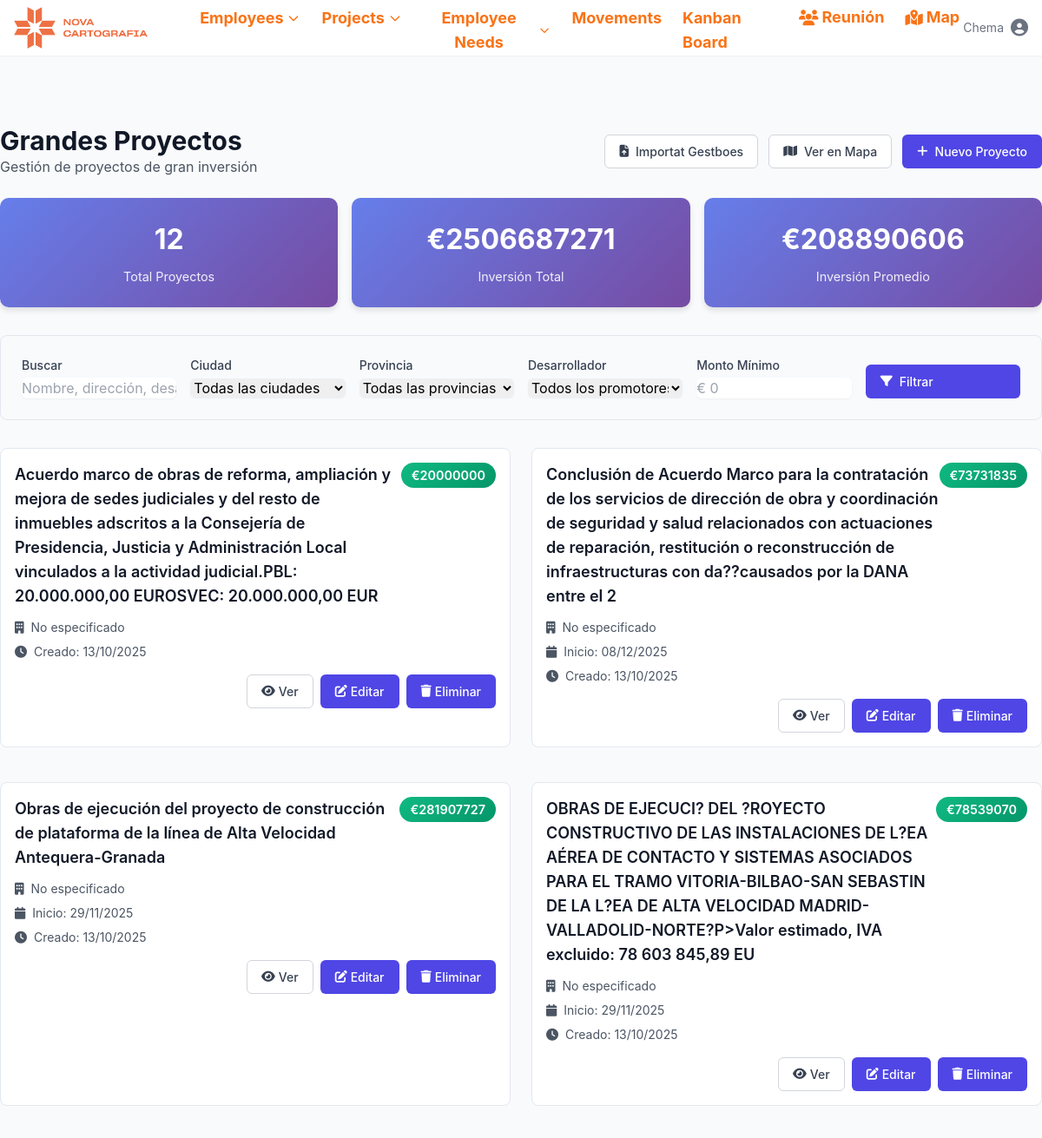
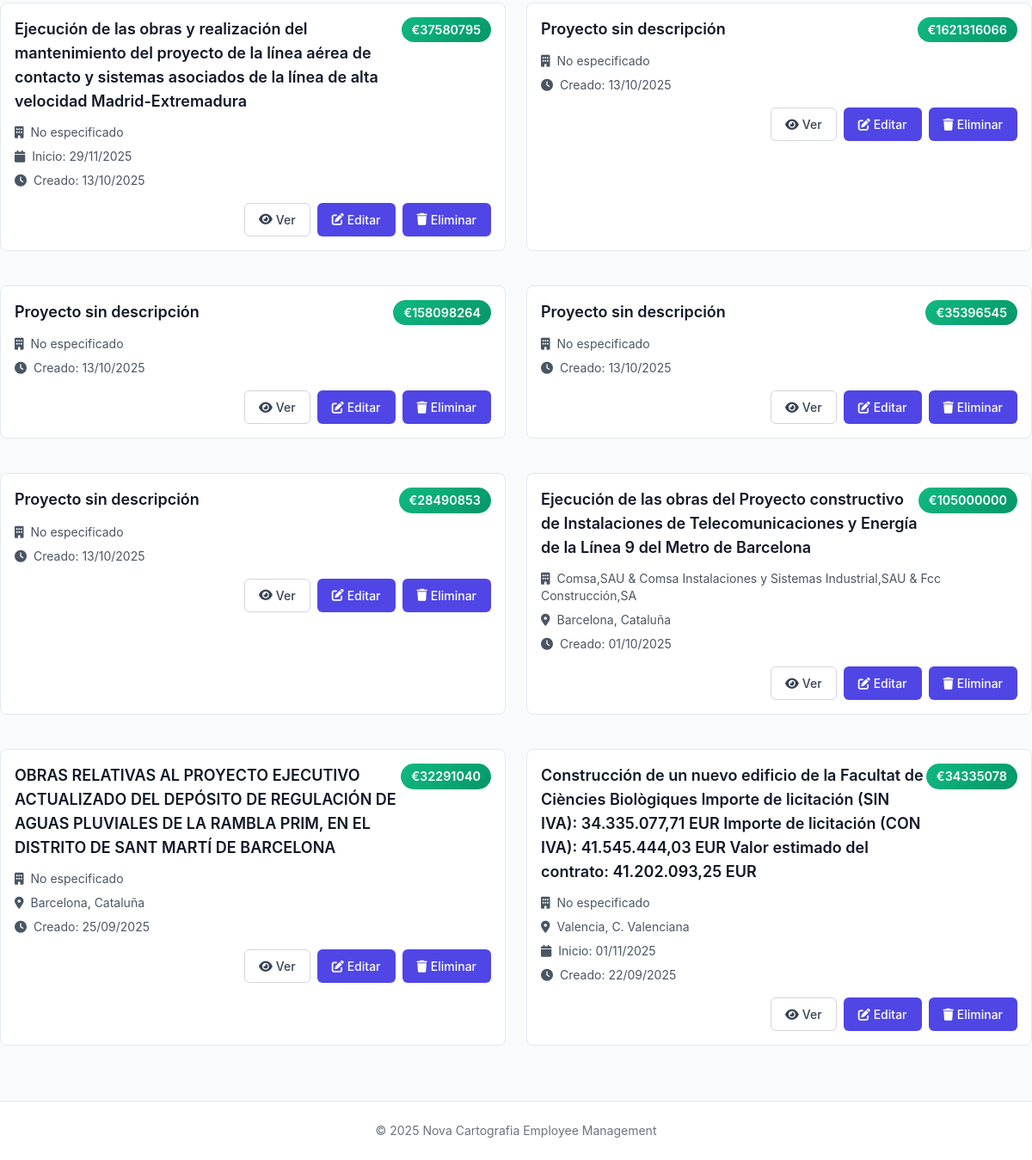
Screenshot of /maps/big-projects/ (signed in) with the database file from the repository (2 pictures, top to bottom).
### project_maps/models.py (models this page shows, shortened)
class BigProjectLocation(models.Model):
    name = models.CharField(max_length=255, verbose_name="Nombre del Proyecto")
    amount = models.DecimalField(
        max_digits=12,
        decimal_places=2,
        verbose_name="Importe",
        help_text="Importe en euros"
    )
    developer = models.CharField(
        max_length=255,
        verbose_name="Desarrollador/Constructor",
        blank=True,
        null=True
    )
    address = models.TextField(verbose_name="Dirección", blank=True, null=True)
    city = models.CharField(max_length=100, verbose_name="Ciudad", blank=True, null=True)
    province = models.CharField(max_length=100, verbose_name="Provincia", blank=True, null=True)
    country = models.CharField(
        max_length=100,
        verbose_name="País",
        default="España"
    )
    latitude = models.FloatField(verbose_name="Latitud")
    longitude = models.FloatField(verbose_name="Longitud")
    start_date = models.DateField(
        verbose_name="Fecha de Inicio",
        blank=True,
        null=True
    )
    description = models.TextField(
        verbose_name="Descripción",
        blank=True,
        null=True
    )
    created_at = models.DateTimeField(auto_now_add=True, verbose_name="Creado en")
    updated_at = models.DateTimeField(auto_now=True, verbose_name="Actualizado en")
    class Meta:
        verbose_name = "Gran Proyecto"
        verbose_name_plural = "Grandes Proyectos"
        ordering = ['-amount', 'name']
        db_table = 'project_maps_bigprojectlocation'

### project_maps/views.py (the view)
# urls.py: path('big-projects/', views.big_project_list, name='big_project_list'),
@login_required
def big_project_list(request):
    search_query = request.GET.get('search', '')
    city_filter = request.GET.get('city', '')
    province_filter = request.GET.get('province', '')
    developer_filter = request.GET.get('developer', '')
    min_amount = request.GET.get('min_amount', '')
    max_amount = request.GET.get('max_amount', '')
    queryset = BigProjectLocation.objects.all().order_by('-created_at')
    if search_query:
        queryset = queryset.filter(
            Q(name__icontains=search_query) |
            Q(address__icontains=search_query) |
            Q(developer__icontains=search_query)
        )
    if city_filter:
        queryset = queryset.filter(city__icontains=city_filter)
    if province_filter:
        queryset = queryset.filter(province__icontains=province_filter)
    if developer_filter:
        queryset = queryset.filter(developer__icontains=developer_filter)
    if min_amount:
        try:
            queryset = queryset.filter(amount__gte=float(min_amount))
        except ValueError:
            pass
    if max_amount:
        try:
            queryset = queryset.filter(amount__lte=float(max_amount))
        except ValueError:
            pass
    stats = queryset.aggregate(
        total_projects=Count('id'),
        total_amount=Sum('amount'),
        avg_amount=Avg('amount'),
    )
    paginator = Paginator(queryset, 12)  # 12 proyectos por página
    page_number = request.GET.get('page')
    page_obj = paginator.get_page(page_number)
    cities = BigProjectLocation.objects.values_list('city', flat=True).distinct().exclude(city__isnull=True).exclude(city='')
    provinces = BigProjectLocation.objects.values_list('province', flat=True).distinct().exclude(province__isnull=True).exclude(province='')
    developers = BigProjectLocation.objects.values_list('developer', flat=True).distinct().exclude(developer__isnull=True).exclude(developer='')
    context = {
        'big_projects': page_obj,
        'stats': stats,
        'search_query': search_query,
        'city_filter': city_filter,
        'province_filter': province_filter,
        'developer_filter': developer_filter,
        'min_amount': min_amount,
        'max_amount': max_amount,
        'cities': sorted([city for city in cities if city]),
        'provinces': sorted([province for province in provinces if province]),
        'developers': sorted([developer for developer in developers if developer]),
        'page_obj': page_obj,
    }
    return render(request, 'project_maps/big_project_list.html', context)

### templates/project_maps/big_project_list.html (shortened to what this page needs)
{% extends 'base.html' %}
{% load static %}
{% block content %}
<div class="container mx-auto px-4 py-6">
    <div class="flex justify-between items-center mb-6">
        <div>
            <h1 class="text-3xl font-bold text-gray-900">Grandes Proyectos</h1>
            <p class="text-gray-600">Gestión de proyectos de gran inversión</p>
        </div>
        <div class="flex space-x-3">
            <a href="{% url 'import_adjudicaciones' %}" class="btn btn-secondary">
                <i class="fas fa-file-arrow-up mr-2"></i>Importat Gestboes
            </a>
            <a href="{% url 'project_map' %}" class="btn btn-secondary">
                <i class="fas fa-map mr-2"></i>Ver en Mapa
            </a>
            <a href="{% url 'big_project_create' %}" class="btn btn-primary">
                <i class="fas fa-plus mr-2"></i>Nuevo Proyecto
            </a>
        </div>
    </div>
    <div class="stats-grid">
        <div class="stat-card">
            <div class="stat-number">{{ stats.total_projects|default:0 }}</div>
            <div class="stat-label">Total Proyectos</div>
        </div>
        <div class="stat-card">
            <div class="stat-number">€{{ stats.total_amount|floatformat:0|default:"0" }}</div>
            <div class="stat-label">Inversión Total</div>
        </div>
        <div class="stat-card">
            <div class="stat-number">€{{ stats.avg_amount|floatformat:0|default:"0" }}</div>
            <div class="stat-label">Inversión Promedio</div>
        </div>
    </div>
    <div class="filter-section">
        <form method="GET" class="grid grid-cols-1 md:grid-cols-3 lg:grid-cols-6 gap-4">
            <div>
                <label class="block text-sm font-medium text-gray-700 mb-1">Buscar</label>
                <input type="text" name="search" value="{{ search_query }}"
                       placeholder="Nombre, dirección, desarrollador..."
                       class="w-full rounded-md border-gray-300 shadow-sm focus:border-indigo-300 focus:ring focus:ring-indigo-200">
            </div>
            <div>
                <label class="block text-sm font-medium text-gray-700 mb-1">Ciudad</label>
                <select name="city" class="w-full rounded-md border-gray-300 shadow-sm focus:border-indigo-300 focus:ring focus:ring-indigo-200">
                    <option value="">Todas las ciudades</option>
                </select>
            </div>
            <div>
                <label class="block text-sm font-medium text-gray-700 mb-1">Provincia</label>
                <select name="province" class="w-full rounded-md border-gray-300 shadow-sm focus:border-indigo-300 focus:ring focus:ring-indigo-200">
                    <option value="">Todas las provincias</option>
                </select>
            </div>
            <div>
                <label class="block text-sm font-medium text-gray-700 mb-1">Desarrollador</label>
                <select name="developer" class="w-full rounded-md border-gray-300 shadow-sm focus:border-indigo-300 focus:ring focus:ring-indigo-200">
                    <option value="">Todos los promotores</option>
                </select>
            </div>
            <div>
                <label class="block text-sm font-medium text-gray-700 mb-1">Monto Mínimo</label>
                <input type="number" name="min_amount" value="{{ min_amount }}" step="1000"
                       placeholder="€ 0"
                       class="w-full rounded-md border-gray-300 shadow-sm focus:border-indigo-300 focus:ring focus:ring-indigo-200">
            </div>
            <div class="flex items-end">
                <button type="submit" class="w-full btn btn-primary">
                    <i class="fas fa-filter mr-2"></i>Filtrar
                </button>
            </div>
        </form>
    </div>
    <div class="grid grid-cols-1 lg:grid-cols-2 gap-6">
        {% for project in big_projects %}
            <div class="project-card bg-white">
                <div class="flex justify-between items-start mb-3">
                    <h3 class="text-lg font-semibold text-gray-900">
                        <a href="{% url 'big_project_detail' project.pk %}" class="hover:text-indigo-600">
                            {{ project.name }}
                        </a>
                    </h3>
                    <span class="amount-badge">€{{ project.amount|floatformat:0 }}</span>
                </div>
                <div class="space-y-2 text-sm text-gray-600">
                    {% if project.developer %}
                        <div><i class="fas fa-building mr-2"></i>{{ project.developer }}</div>
                    {% endif %}
                    {% if project.city or project.province %}
                        <div><i class="fas fa-map-marker-alt mr-2"></i>{{ project.city|default:"" }}{% if project.city and project.province %}, {% endif %}{{ project.province|default:"" }}</div>
                    {% endif %}
                    {% if project.start_date %}
                        <div><i class="fas fa-calendar mr-2"></i>Inicio: {{ project.start_date|date:"d/m/Y" }}</div>
                    {% endif %}
                    <div><i class="fas fa-clock mr-2"></i>Creado: {{ project.created_at|date:"d/m/Y" }}</div>
                </div>
                <div class="mt-4 flex justify-end space-x-2">
                    <a href="{% url 'big_project_detail' project.pk %}" class="btn btn-sm btn-secondary">
                        <i class="fas fa-eye mr-1"></i>Ver
                    </a>
                    <a href="{% url 'big_project_edit' project.pk %}" class="btn btn-sm btn-primary">
                        <i class="fas fa-edit mr-1"></i>Editar
                    </a>
                    <a href="{% url 'big_project_delete' project.pk %}" class="btn btn-sm btn-primary">
                        <i class="fas fa-trash mr-1"></i>Eliminar
                    </a>
                </div>
            </div>
        {% endfor %}
    </div>
</div>
{% endblock %}

### templates/base.html (shortened to what this page needs)
<!DOCTYPE html>
<html lang="en">
    <head>
        {% load static %}
        <link rel="stylesheet" href="{% static 'css/output.css' %}?v=20251017125836">
        <link rel="stylesheet" href="https://cdnjs.cloudflare.com/ajax/libs/font-awesome/6.4.0/css/all.min.css">
        {% load static %}
        <link rel="stylesheet" href="{% static 'css/base.css' %}">
    </head>
    <body class="bg-gray-50 min-h-screen flex flex-col ">
        <nav class="bg-white shadow-sm">
            <div class="max-w-7xl mx-auto px-4">
                <div class="flex justify-between h-16">
                    <div class="flex items-center">
                        <div class="flex-shrink-0 mr-4 order-first">
                            {% load static %}
                            <img src="{% static 'images/952.png' %}" alt="Nova Workers Logo" class="h-12 w-auto">
                        </div>
                        <div class="hidden md:block">
                            <div class="ml-10 flex items-baseline space-x-4">
                                <div class="relative dropdown-container">
                                    <button class="dropdown-toggle text-orange-500 hover:text-orange-700 border-transparent inline-flex items-center px-1 pt-1 text-lg font-bold">
                                        <span>Employees</span>
                                        <svg class="ml-1 w-4 h-4 dropdown-arrow" fill="none" stroke="currentColor" viewBox="0 0 24 24">
                                            <path stroke-linecap="round" stroke-linejoin="round" stroke-width="2" d="M19 9l-7 7-7-7"></path>
                                        </svg>
                                    </button>
                                </div>
                                <div class="relative dropdown-container">
                                    <button class="dropdown-toggle text-orange-500 hover:text-orange-700 border-transparent inline-flex items-center px-1 pt-1 text-lg font-bold">
                                        <span>Projects</span>
                                        <svg class="ml-1 w-4 h-4 dropdown-arrow" fill="none" stroke="currentColor" viewBox="0 0 24 24">
                                            <path stroke-linecap="round" stroke-linejoin="round" stroke-width="2" d="M19 9l-7 7-7-7"></path>
                                        </svg>
                                    </button>
                                </div>
                                <div class="relative dropdown-container">
                                    <button class="dropdown-toggle text-orange-500 hover:text-orange-700 border-transparent inline-flex items-center px-1 pt-1 text-lg font-bold">
                                        <span>Employee Needs</span>
                                        <svg class="ml-1 w-4 h-4 dropdown-arrow" fill="none" stroke="currentColor" viewBox="0 0 24 24">
                                            <path stroke-linecap="round" stroke-linejoin="round" stroke-width="2" d="M19 9l-7 7-7-7"></path>
                                        </svg>
                                    </button>
                                </div>
                                <a href="{% url 'movement_list' %}" class="text-orange-500 hover:text-orange-700 border-transparent inline-flex items-center px-1 pt-1 text-lg font-bold">
                                    Movements
                                </a>
                                <a href="{% url 'kanban_board' %}" class="text-orange-500 hover:text-orange-700 border-transparent inline-flex items-center px-1 pt-1 text-lg font-bold">
                                    Kanban Board
                                </a>
                                <a href="{% url 'meeting_view' %}" class="text-orange-500 hover:text-orange-700 border-transparent inline-flex items-center px-1 pt-1 text-lg font-bold">
                                    <i class="fas fa-users mr-1"></i> Reunión
                                </a>
                                <a href="{% url 'project_map' %}" class="text-orange-500 hover:text-orange-700 border-transparent inline-flex items-center px-1 pt-1 text-lg font-bold">
                                    <i class="fas fa-map-marked-alt mr-1"></i> Map
                                </a>
                            </div>
                        </div>
                    </div>
                    <div class="flex items-center">
                        {% if user.is_authenticated %}
                            <div class="relative dropdown-container">
                                <button class="dropdown-toggle flex items-center text-sm text-gray-500 hover:text-gray-700">
                                    <span class="mr-2">{{ user.username }}</span>
                                    <i class="fas fa-user-circle text-xl"></i>
                                </button>
                            </div>
                        {% endif %}
                    </div>
                </div>
            </div>
        </nav>
        <div class="content-container py-4">
        </div>
        <main class="flex-grow">
            <div class="content-container py-6">
                {% block content %}{% endblock %}
            </div>
        </main>
        <footer class="bg-white border-t border-gray-200">
            <div class="content-container py-6">
                <p class="text-center text-sm text-gray-500">&copy; {% now "Y" %} Nova Cartografia Employee Management</p>
            </div>
        </footer>
    </body>
</html>

### rows the page displays
BigProjectLocation: name "Acuerdo marco de obras de reforma, ampliación y mejora de sedes judiciales y del resto de inmuebles adscritos a la Consejería de Presidencia, Justicia y Administración Local vinculados a la actividad judicial.PBL: 20.000.000,00 EUROSVEC: 20.000.000,00 EUR", amount "20000000", developer "No especificado", created_at "13/10/2025"
BigProjectLocation: name "Conclusión de Acuerdo Marco para la contratación de los servicios de dirección de obra y coordinación de seguridad y salud relacionados con actuaciones de reparación, restitución o reconstrucción de infraestructuras con da??causados por la DANA entre el 2", amount "73731835", developer "No especificado", start_date "08/12/2025", created_at "13/10/2025"
BigProjectLocation: name "Obras de ejecución del proyecto de construcción de plataforma de la línea de Alta Velocidad Antequera-Granada", amount "281907727", developer "No especificado", start_date "29/11/2025", created_at "13/10/2025"
BigProjectLocation: name "OBRAS DE EJECUCI? DEL ?ROYECTO CONSTRUCTIVO DE LAS INSTALACIONES DE L?EA AÉREA DE CONTACTO Y SISTEMAS ASOCIADOS PARA EL TRAMO VITORIA-BILBAO-SAN SEBASTIN DE LA L?EA DE ALTA VELOCIDAD MADRID-VALLADOLID-NORTE?P>Valor estimado, IVA excluido: 78 603 845,89 EU", amount "78539070", developer "No especificado", start_date "29/11/2025", created_at "13/10/2025"
BigProjectLocation: name "Ejecución de las obras y realización del mantenimiento del proyecto de la línea aérea de contacto y sistemas asociados de la línea de alta velocidad Madrid-Extremadura", amount "37580795", developer "No especificado", start_date "29/11/2025", created_at "13/10/2025"
BigProjectLocation: name "Proyecto sin descripción", amount "1621316066", developer "No especificado", created_at "13/10/2025"
BigProjectLocation: name "Proyecto sin descripción", amount "158098264", developer "No especificado", created_at "13/10/2025"
BigProjectLocation: name "Proyecto sin descripción", amount "35396545", developer "No especificado", created_at "13/10/2025"
BigProjectLocation: name "Proyecto sin descripción", amount "28490853", developer "No especificado", created_at "13/10/2025"
BigProjectLocation: name "Ejecución de las obras del Proyecto constructivo de Instalaciones de Telecomunicaciones y Energía de la Línea 9 del Metro de Barcelona", amount "105000000", developer "Comsa,SAU & Comsa Instalaciones y Sistemas Industrial,SAU & Fcc Construcción,SA", city "Barcelona", province "Cataluña", created_at "01/10/2025"
BigProjectLocation: name "OBRAS RELATIVAS AL PROYECTO EJECUTIVO ACTUALIZADO DEL DEPÓSITO DE REGULACIÓN DE AGUAS PLUVIALES DE LA RAMBLA PRIM, EN EL DISTRITO DE SANT MARTÍ DE BARCELONA", amount "32291040", developer "No especificado", city "Barcelona", province "Cataluña", created_at "25/09/2025"
BigProjectLocation: name "Construcción de un nuevo edificio de la Facultat de Ciències Biològiques Importe de licitación (SIN IVA): 34.335.077,71 EUR Importe de licitación (CON IVA): 41.545.444,03 EUR Valor estimado del contrato: 41.202.093,25 EUR", amount "34335078", developer "No especificado", city "Valencia", province "C. Valenciana", start_date "01/11/2025", created_at "22/09/2025"

### other values shown
{{ user.username }} "Chema"
{{ stats.total_projects|default:0 }} "12"
{{ stats.total_amount|floatformat:0|default:"0" }} "2506687271"
{{ stats.avg_amount|floatformat:0|default:"0" }} "208890606"
